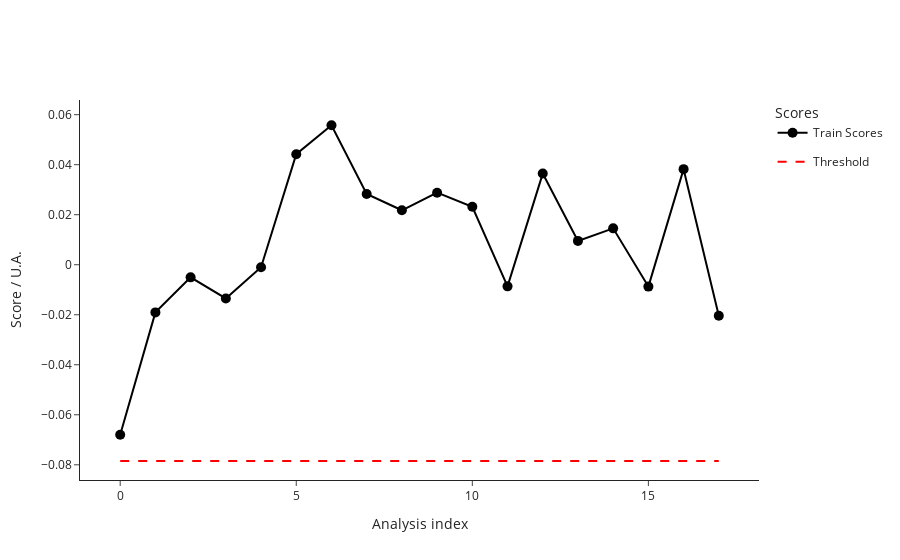

Notebook cell for this chart:
### Code cell
from src.StreamPort.machine_learning.methods import MachineLearningMethodIsolationForestSklearn

iforest = MachineLearningMethodIsolationForestSklearn()

ml_ana = iforest.run(ml_ana)

ml_ana.train()
fig_train_scores = ml_ana.plot_scores()
fig_train_scores.show()

### Figure 1 — Plotly figure (JSON) as saved in the notebook; plotly's stock layout.template omitted (floating-point values rounded to 4 significant figures)
{"data": [{"hovertemplate": ["<b>index: </b>19<br><b>name: </b>210812_Pac--006<br><b>path: </b>C:/Users/Sandeep/Desktop/ExtractedSignals\\210812_Pac 2021-08-12 10-30-07\\210812_Pac--006.D<br><b>batch: </b>210812_Pac 2021-08-12 10-30-07<br><b>batch_position: </b>6<br><b>idle_time: </b>39.0<br><b>sample: </b>Blank<br><b>method: </b>SAA_411_Pac.M<br><b>timestamp: </b>2021-08-12 10:55:02<br><b>detector: </b>G1315C<br><b>pump: </b>G7110B<br><b>start_time: </b>2021-08-12 10:55:36<br><b>end_time: </b>2021-08-12 10:59:36<br><b>runtime: </b>239.7000000000036", "<b>index: </b>20<br><b>name: </b>210812_Pac--007<br><b>path: </b>C:/Users/Sandeep/Desktop/ExtractedSignals\\210812_Pac 2021-08-12 10-30-07\\210812_Pac--007.D<br><b>batch: </b>210812_Pac 2021-08-12 10-30-07<br><b>batch_position: </b>7<br><b>idle_time: </b>39.0<br><b>sample: </b>0.025 mg/ml<br><b>method: </b>SAA_411_Pac.M<br><b>timestamp: </b>2021-08-12 10:59:41<br><b>detector: </b>G1315C<br><b>pump: </b>G7110B<br><b>start_time: </b>2021-08-12 11:00:15<br><b>end_time: </b>2021-08-12 11:04:15<br><b>runtime: </b>239.7000000000036", "<b>index: </b>21<br><b>name: </b>210812_Pac--008<br><b>path: </b>C:/Users/Sandeep/Desktop/ExtractedSignals\\210812_Pac 2021-08-12 10-30-07\\210812_Pac--008.D<br><b>batch: </b>210812_Pac 2021-08-12 10-30-07<br><b>batch_position: </b>8<br><b>idle_time: </b>39.0<br><b>sample: </b>Blank<br><b>method: </b>SAA_411_Pac.M<br><b>timestamp: </b>2021-08-12 11:04:20<br><b>detector: </b>G1315C<br><b>pump: </b>G7110B<br><b>start_time: </b>2021-08-12 11:04:54<br><b>end_time: </b>2021-08-12 11:08:54<br><b>runtime: </b>239.7000000000036", "<b>index: </b>22<br><b>name: </b>210812_Pac--009<br><b>path: </b>C:/Users/Sandeep/Desktop/ExtractedSignals\\210812_Pac 2021-08-12 10-30-07\\210812_Pac--009.D<br><b>batch: </b>210812_Pac 2021-08-12 10-30-07<br><b>batch_position: </b>9<br><b>idle_time: </b>38.0<br><b>sample: </b>210806/036 :10<br><b>method: </b>SAA_411_Pac.M<br><b>timestamp: </b>2021-08-12 11:08:59<br><b>detector: </b>G1315C<br><b>pump: </b>G7110B<br><b>start_time: </b>2021-08-12 11:09:32<br><b>end_time: </b>2021-08-12 11:13:32<br><b>runtime: </b>239.7000000000036", "<b>index: </b>23<br><b>name: </b>210812_Pac--010<br><b>path: </b>C:/Users/Sandeep/Desktop/ExtractedSignals\\210812_Pac 2021-08-12 10-30-07\\210812_Pac--010.D<br><b>batch: </b>210812_Pac 2021-08-12 10-30-07<br><b>batch_position: </b>10<br><b>idle_time: </b>39.0<br><b>sample: </b>210806/036 :10<br><b>method: </b>SAA_411_Pac.M<br><b>timestamp: </b>2021-08-12 11:13:37<br><b>detector: </b>G7110B<br><b>pump: </b>G7110B<br><b>start_time: </b>2021-08-12 11:14:11<br><b>end_time: </b>2021-08-12 11:18:11<br><b>runtime: </b>239.7000000000036", "<b>index: </b>24<br><b>name: </b>210812_Pac--011<br><b>path: </b>C:/Users/Sandeep/Desktop/ExtractedSignals\\210812_Pac 2021-08-12 10-30-07\\210812_Pac--011.D<br><b>batch: </b>210812_Pac 2021-08-12 10-30-07<br><b>batch_position: </b>11<br><b>idle_time: </b>39.0<br><b>sample: </b>210806/036 :10<br><b>method: </b>SAA_411_Pac.M<br><b>timestamp: </b>2021-08-12 11:18:16<br><b>detector: </b>G7110B<br><b>pump: </b>G7110B<br><b>start_time: </b>2021-08-12 11:18:50<br><b>end_time: </b>2021-08-12 11:22:50<br><b>runtime: </b>239.7000000000036", "<b>index: </b>25<br><b>name: </b>210812_Pac--012<br><b>path: </b>C:/Users/Sandeep/Desktop/ExtractedSignals\\210812_Pac 2021-08-12 10-30-07\\210812_Pac--012.D<br><b>batch: </b>210812_Pac 2021-08-12 10-30-07<br><b>batch_position: </b>12<br><b>idle_time: </b>39.0<br><b>sample: </b>Blank<br><b>method: </b>SAA_411_Pac.M<br><b>timestamp: </b>2021-08-12 11:22:55<br><b>detector: </b>G1315C<br><b>pump: </b>G7110B<br><b>start_time: </b>2021-08-12 11:23:29<br><b>end_time: </b>2021-08-12 11:27:29<br><b>runtime: </b>239.7000000000036", "<b>index: </b>26<br><b>name: </b>210812_Pac--013<br><b>path: </b>C:/Users/Sandeep/Desktop/ExtractedSignals\\210812_Pac 2021-08-12 10-30-07\\210812_Pac--013.D<br><b>batch: </b>210812_Pac 2021-08-12 10-30-07<br><b>batch_position: </b>13<br><b>idle_time: </b>39.0<br><b>sample: </b>0.025 mg/ml<br><b>method: </b>SAA_411_Pac.M<br><b>timestamp: </b>2021-08-12 11:27:34<br><b>detector: </b>G1315C<br><b>pump: </b>G7110B<br><b>start_time: </b>2021-08-12 11:28:08<br><b>end_time: </b>2021-08-12 11:32:08<br><b>runtime: </b>239.7000000000036", "<b>index: </b>27<br><b>name: </b>210812_Pac--014<br><b>path: </b>C:/Users/Sandeep/Desktop/ExtractedSignals\\210812_Pac 2021-08-12 10-30-07\\210812_Pac--014.D<br><b>batch: </b>210812_Pac 2021-08-12 10-30-07<br><b>batch_position: </b>14<br><b>idle_time: </b>38.0<br><b>sample: </b>Blank<br><b>method: </b>SAA_411_Pac.M<br><b>timestamp: </b>2021-08-12 11:32:13<br><b>detector: </b>G7110B<br><b>pump: </b>G7110B<br><b>start_time: </b>2021-08-12 11:32:46<br><b>end_time: </b>2021-08-12 11:36:47<br><b>runtime: </b>239.7000000000036", "<b>index: </b>52<br><b>name: </b>210813_Pac--006<br><b>path: </b>C:/Users/Sandeep/Desktop/ExtractedSignals\\210813_Pac 2021-08-13 10-37-27\\210813_Pac--006.D<br><b>batch: </b>210813_Pac 2021-08-13 10-37-27<br><b>batch_position: </b>6<br><b>idle_time: </b>38.0<br><b>sample: </b>Blank<br><b>method: </b>SAA_411_Pac.M<br><b>timestamp: </b>2021-08-13 11:02:31<br><b>detector: </b>G1315C<br><b>pump: </b>G7110B<br><b>start_time: </b>2021-08-13 11:03:05<br><b>end_time: </b>2021-08-13 11:07:06<br><b>runtime: </b>239.7000000000036", "<b>index: </b>53<br><b>name: </b>210813_Pac--007<br><b>path: </b>C:/Users/Sandeep/Desktop/ExtractedSignals\\210813_Pac 2021-08-13 10-37-27\\210813_Pac--007.D<br><b>batch: </b>210813_Pac 2021-08-13 10-37-27<br><b>batch_position: </b>7<br><b>idle_time: </b>38.0<br><b>sample: </b>0.025 mg/ml<br><b>method: </b>SAA_411_Pac.M<br><b>timestamp: </b>2021-08-13 11:07:10<br><b>detector: </b>G1315C<br><b>pump: </b>G7116B<br><b>start_time: </b>2021-08-13 11:07:44<br><b>end_time: </b>2021-08-13 11:11:45<br><b>runtime: </b>239.7000000000036", "<b>index: </b>54<br><b>name: </b>210813_Pac--008<br><b>path: </b>C:/Users/Sandeep/Desktop/ExtractedSignals\\210813_Pac 2021-08-13 10-37-27\\210813_Pac--008.D<br><b>batch: </b>210813_Pac 2021-08-13 10-37-27<br><b>batch_position: </b>8<br><b>idle_time: </b>38.0<br><b>sample: </b>Blank<br><b>method: </b>SAA_411_Pac.M<br><b>timestamp: </b>2021-08-13 11:11:49<br><b>detector: </b>G1315C<br><b>pump: </b>G7110B<br><b>start_time: </b>2021-08-13 11:12:23<br><b>end_time: </b>2021-08-13 11:16:23<br><b>runtime: </b>239.7000000000036", "<b>index: </b>55<br><b>name: </b>210813_Pac--009<br><b>path: </b>C:/Users/Sandeep/Desktop/ExtractedSignals\\210813_Pac 2021-08-13 10-37-27\\210813_Pac--009.D<br><b>batch: </b>210813_Pac 2021-08-13 10-37-27<br><b>batch_position: </b>9<br><b>idle_time: </b>39.0<br><b>sample: </b>210812/004 :20<br><b>method: </b>SAA_411_Pac.M<br><b>timestamp: </b>2021-08-13 11:16:28<br><b>detector: </b>G1315C<br><b>pump: </b>G7110B<br><b>start_time: </b>2021-08-13 11:17:02<br><b>end_time: </b>2021-08-13 11:21:03<br><b>runtime: </b>239.7000000000036", "<b>index: </b>56<br><b>name: </b>210813_Pac--010<br><b>path: </b>C:/Users/Sandeep/Desktop/ExtractedSignals\\210813_Pac 2021-08-13 10-37-27\\210813_Pac--010.D<br><b>batch: </b>210813_Pac 2021-08-13 10-37-27<br><b>batch_position: </b>10<br><b>idle_time: </b>38.0<br><b>sample: </b>210812/004 :20<br><b>method: </b>SAA_411_Pac.M<br><b>timestamp: </b>2021-08-13 11:21:08<br><b>detector: </b>G1315C<br><b>pump: </b>G7110B<br><b>start_time: </b>2021-08-13 11:21:41<br><b>end_time: </b>2021-08-13 11:25:42<br><b>runtime: </b>239.7000000000036", "<b>index: </b>57<br><b>name: </b>210813_Pac--011<br><b>path: </b>C:/Users/Sandeep/Desktop/ExtractedSignals\\210813_Pac 2021-08-13 10-37-27\\210813_Pac--011.D<br><b>batch: </b>210813_Pac 2021-08-13 10-37-27<br><b>batch_position: </b>11<br><b>idle_time: </b>39.0<br><b>sample: </b>210812/004 :20<br><b>method: </b>SAA_411_Pac.M<br><b>timestamp: </b>2021-08-13 11:25:46<br><b>detector: </b>G1315C<br><b>pump: </b>G7110B<br><b>start_time: </b>2021-08-13 11:26:21<br><b>end_time: </b>2021-08-13 11:30:21<br><b>runtime: </b>239.7000000000036", "<b>index: </b>58<br><b>name: </b>210813_Pac--012<br><b>path: </b>C:/Users/Sandeep/Desktop/ExtractedSignals\\210813_Pac 2021-08-13 10-37-27\\210813_Pac--012.D<br><b>batch: </b>210813_Pac 2021-08-13 10-37-27<br><b>batch_position: </b>12<br><b>idle_time: </b>38.0<br><b>sample: </b>Blank<br><b>method: </b>SAA_411_Pac.M<br><b>timestamp: </b>2021-08-13 11:30:26<br><b>detector: </b>G1315C<br><b>pump: </b>G7110B<br><b>start_time: </b>2021-08-13 11:30:59<br><b>end_time: </b>2021-08-13 11:34:59<br><b>runtime: </b>239.7000000000036", "<b>index: </b>59<br><b>name: </b>210813_Pac--013<br><b>path: </b>C:/Users/Sandeep/Desktop/ExtractedSignals\\210813_Pac 2021-08-13 10-37-27\\210813_Pac--013.D<br><b>batch: </b>210813_Pac 2021-08-13 10-37-27<br><b>batch_position: </b>13<br><b>idle_time: </b>39.0<br><b>sample: </b>0.025 mg/ml<br><b>method: </b>SAA_411_Pac.M<br><b>timestamp: </b>2021-08-13 11:35:04<br><b>detector: </b>G1315C<br><b>pump: </b>G7110B<br><b>start_time: </b>2021-08-13 11:35:38<br><b>end_time: </b>2021-08-13 11:39:38<br><b>runtime: </b>239.7000000000036", "<b>index: </b>60<br><b>name: </b>210813_Pac--014<br><b>path: </b>C:/Users/Sandeep/Desktop/ExtractedSignals\\210813_Pac 2021-08-13 10-37-27\\210813_Pac--014.D<br><b>batch: </b>210813_Pac 2021-08-13 10-37-27<br><b>batch_position: </b>14<br><b>idle_time: </b>38.0<br><b>sample: </b>Blank<br><b>method: </b>SAA_411_Pac.M<br><b>timestamp: </b>2021-08-13 11:39:43<br><b>detector: </b>G1315C<br><b>pump: </b>G7110B<br><b>start_time: </b>2021-08-13 11:40:16<br><b>end_time: </b>2021-08-13 11:44:17<br><b>runtime: </b>239.7000000000036"], "legendgroup": "Train", "line": {"color": "black"}, "marker": {"color": "black", "size": 10}, "mode": "lines+markers", "name": "Train Scores", "text": ["<b>index: </b>19<br><b>name: </b>210812_Pac--006<br><b>path: </b>C:/Users/Sandeep/Desktop/ExtractedSignals\\210812_Pac 2021-08-12 10-30-07\\210812_Pac--006.D<br><b>batch: </b>210812_Pac 2021-08-12 10-30-07<br><b>batch_position: </b>6<br><b>idle_time: </b>39.0<br><b>sample: </b>Blank<br><b>method: </b>SAA_411_Pac.M<br><b>timestamp: </b>2021-08-12 10:55:02<br><b>detector: </b>G1315C<br><b>pump: </b>G7110B<br><b>start_time: </b>2021-08-12 10:55:36<br><b>end_time: </b>2021-08-12 10:59:36<br><b>runtime: </b>239.7000000000036", "<b>index: </b>20<br><b>name: </b>210812_Pac--007<br><b>path: </b>C:/Users/Sandeep/Desktop/ExtractedSignals\\210812_Pac 2021-08-12 10-30-07\\210812_Pac--007.D<br><b>batch: </b>210812_Pac 2021-08-12 10-30-07<br><b>batch_position: </b>7<br><b>idle_time: </b>39.0<br><b>sample: </b>0.025 mg/ml<br><b>method: </b>SAA_411_Pac.M<br><b>timestamp: </b>2021-08-12 10:59:41<br><b>detector: </b>G1315C<br><b>pump: </b>G7110B<br><b>start_time: </b>2021-08-12 11:00:15<br><b>end_time: </b>2021-08-12 11:04:15<br><b>runtime: </b>239.7000000000036", "<b>index: </b>21<br><b>name: </b>210812_Pac--008<br><b>path: </b>C:/Users/Sandeep/Desktop/ExtractedSignals\\210812_Pac 2021-08-12 10-30-07\\210812_Pac--008.D<br><b>batch: </b>210812_Pac 2021-08-12 10-30-07<br><b>batch_position: </b>8<br><b>idle_time: </b>39.0<br><b>sample: </b>Blank<br><b>method: </b>SAA_411_Pac.M<br><b>timestamp: </b>2021-08-12 11:04:20<br><b>detector: </b>G1315C<br><b>pump: </b>G7110B<br><b>start_time: </b>2021-08-12 11:04:54<br><b>end_time: </b>2021-08-12 11:08:54<br><b>runtime: </b>239.7000000000036", "<b>index: </b>22<br><b>name: </b>210812_Pac--009<br><b>path: </b>C:/Users/Sandeep/Desktop/ExtractedSignals\\210812_Pac 2021-08-12 10-30-07\\210812_Pac--009.D<br><b>batch: </b>210812_Pac 2021-08-12 10-30-07<br><b>batch_position: </b>9<br><b>idle_time: </b>38.0<br><b>sample: </b>210806/036 :10<br><b>method: </b>SAA_411_Pac.M<br><b>timestamp: </b>2021-08-12 11:08:59<br><b>detector: </b>G1315C<br><b>pump: </b>G7110B<br><b>start_time: </b>2021-08-12 11:09:32<br><b>end_time: </b>2021-08-12 11:13:32<br><b>runtime: </b>239.7000000000036", "<b>index: </b>23<br><b>name: </b>210812_Pac--010<br><b>path: </b>C:/Users/Sandeep/Desktop/ExtractedSignals\\210812_Pac 2021-08-12 10-30-07\\210812_Pac--010.D<br><b>batch: </b>210812_Pac 2021-08-12 10-30-07<br><b>batch_position: </b>10<br><b>idle_time: </b>39.0<br><b>sample: </b>210806/036 :10<br><b>method: </b>SAA_411_Pac.M<br><b>timestamp: </b>2021-08-12 11:13:37<br><b>detector: </b>G7110B<br><b>pump: </b>G7110B<br><b>start_time: </b>2021-08-12 11:14:11<br><b>end_time: </b>2021-08-12 11:18:11<br><b>runtime: </b>239.7000000000036", "<b>index: </b>24<br><b>name: </b>210812_Pac--011<br><b>path: </b>C:/Users/Sandeep/Desktop/ExtractedSignals\\210812_Pac 2021-08-12 10-30-07\\210812_Pac--011.D<br><b>batch: </b>210812_Pac 2021-08-12 10-30-07<br><b>batch_position: </b>11<br><b>idle_time: </b>39.0<br><b>sample: </b>210806/036 :10<br><b>method: </b>SAA_411_Pac.M<br><b>timestamp: </b>2021-08-12 11:18:16<br><b>detector: </b>G7110B<br><b>pump: </b>G7110B<br><b>start_time: </b>2021-08-12 11:18:50<br><b>end_time: </b>2021-08-12 11:22:50<br><b>runtime: </b>239.7000000000036", "<b>index: </b>25<br><b>name: </b>210812_Pac--012<br><b>path: </b>C:/Users/Sandeep/Desktop/ExtractedSignals\\210812_Pac 2021-08-12 10-30-07\\210812_Pac--012.D<br><b>batch: </b>210812_Pac 2021-08-12 10-30-07<br><b>batch_position: </b>12<br><b>idle_time: </b>39.0<br><b>sample: </b>Blank<br><b>method: </b>SAA_411_Pac.M<br><b>timestamp: </b>2021-08-12 11:22:55<br><b>detector: </b>G1315C<br><b>pump: </b>G7110B<br><b>start_time: </b>2021-08-12 11:23:29<br><b>end_time: </b>2021-08-12 11:27:29<br><b>runtime: </b>239.7000000000036", "<b>index: </b>26<br><b>name: </b>210812_Pac--013<br><b>path: </b>C:/Users/Sandeep/Desktop/ExtractedSignals\\210812_Pac 2021-08-12 10-30-07\\210812_Pac--013.D<br><b>batch: </b>210812_Pac 2021-08-12 10-30-07<br><b>batch_position: </b>13<br><b>idle_time: </b>39.0<br><b>sample: </b>0.025 mg/ml<br><b>method: </b>SAA_411_Pac.M<br><b>timestamp: </b>2021-08-12 11:27:34<br><b>detector: </b>G1315C<br><b>pump: </b>G7110B<br><b>start_time: </b>2021-08-12 11:28:08<br><b>end_time: </b>2021-08-12 11:32:08<br><b>runtime: </b>239.7000000000036", "<b>index: </b>27<br><b>name: </b>210812_Pac--014<br><b>path: </b>C:/Users/Sandeep/Desktop/ExtractedSignals\\210812_Pac 2021-08-12 10-30-07\\210812_Pac--014.D<br><b>batch: </b>210812_Pac 2021-08-12 10-30-07<br><b>batch_position: </b>14<br><b>idle_time: </b>38.0<br><b>sample: </b>Blank<br><b>method: </b>SAA_411_Pac.M<br><b>timestamp: </b>2021-08-12 11:32:13<br><b>detector: </b>G7110B<br><b>pump: </b>G7110B<br><b>start_time: </b>2021-08-12 11:32:46<br><b>end_time: </b>2021-08-12 11:36:47<br><b>runtime: </b>239.7000000000036", "<b>index: </b>52<br><b>name: </b>210813_Pac--006<br><b>path: </b>C:/Users/Sandeep/Desktop/ExtractedSignals\\210813_Pac 2021-08-13 10-37-27\\210813_Pac--006.D<br><b>batch: </b>210813_Pac 2021-08-13 10-37-27<br><b>batch_position: </b>6<br><b>idle_time: </b>38.0<br><b>sample: </b>Blank<br><b>method: </b>SAA_411_Pac.M<br><b>timestamp: </b>2021-08-13 11:02:31<br><b>detector: </b>G1315C<br><b>pump: </b>G7110B<br><b>start_time: </b>2021-08-13 11:03:05<br><b>end_time: </b>2021-08-13 11:07:06<br><b>runtime: </b>239.7000000000036", "<b>index: </b>53<br><b>name: </b>210813_Pac--007<br><b>path: </b>C:/Users/Sandeep/Desktop/ExtractedSignals\\210813_Pac 2021-08-13 10-37-27\\210813_Pac--007.D<br><b>batch: </b>210813_Pac 2021-08-13 10-37-27<br><b>batch_position: </b>7<br><b>idle_time: </b>38.0<br><b>sample: </b>0.025 mg/ml<br><b>method: </b>SAA_411_Pac.M<br><b>timestamp: </b>2021-08-13 11:07:10<br><b>detector: </b>G1315C<br><b>pump: </b>G7116B<br><b>start_time: </b>2021-08-13 11:07:44<br><b>end_time: </b>2021-08-13 11:11:45<br><b>runtime: </b>239.7000000000036", "<b>index: </b>54<br><b>name: </b>210813_Pac--008<br><b>path: </b>C:/Users/Sandeep/Desktop/ExtractedSignals\\210813_Pac 2021-08-13 10-37-27\\210813_Pac--008.D<br><b>batch: </b>210813_Pac 2021-08-13 10-37-27<br><b>batch_position: </b>8<br><b>idle_time: </b>38.0<br><b>sample: </b>Blank<br><b>method: </b>SAA_411_Pac.M<br><b>timestamp: </b>2021-08-13 11:11:49<br><b>detector: </b>G1315C<br><b>pump: </b>G7110B<br><b>start_time: </b>2021-08-13 11:12:23<br><b>end_time: </b>2021-08-13 11:16:23<br><b>runtime: </b>239.7000000000036", "<b>index: </b>55<br><b>name: </b>210813_Pac--009<br><b>path: </b>C:/Users/Sandeep/Desktop/ExtractedSignals\\210813_Pac 2021-08-13 10-37-27\\210813_Pac--009.D<br><b>batch: </b>210813_Pac 2021-08-13 10-37-27<br><b>batch_position: </b>9<br><b>idle_time: </b>39.0<br><b>sample: </b>210812/004 :20<br><b>method: </b>SAA_411_Pac.M<br><b>timestamp: </b>2021-08-13 11:16:28<br><b>detector: </b>G1315C<br><b>pump: </b>G7110B<br><b>start_time: </b>2021-08-13 11:17:02<br><b>end_time: </b>2021-08-13 11:21:03<br><b>runtime: </b>239.7000000000036", "<b>index: </b>56<br><b>name: </b>210813_Pac--010<br><b>path: </b>C:/Users/Sandeep/Desktop/ExtractedSignals\\210813_Pac 2021-08-13 10-37-27\\210813_Pac--010.D<br><b>batch: </b>210813_Pac 2021-08-13 10-37-27<br><b>batch_position: </b>10<br><b>idle_time: </b>38.0<br><b>sample: </b>210812/004 :20<br><b>method: </b>SAA_411_Pac.M<br><b>timestamp: </b>2021-08-13 11:21:08<br><b>detector: </b>G1315C<br><b>pump: </b>G7110B<br><b>start_time: </b>2021-08-13 11:21:41<br><b>end_time: </b>2021-08-13 11:25:42<br><b>runtime: </b>239.7000000000036", "<b>index: </b>57<br><b>name: </b>210813_Pac--011<br><b>path: </b>C:/Users/Sandeep/Desktop/ExtractedSignals\\210813_Pac 2021-08-13 10-37-27\\210813_Pac--011.D<br><b>batch: </b>210813_Pac 2021-08-13 10-37-27<br><b>batch_position: </b>11<br><b>idle_time: </b>39.0<br><b>sample: </b>210812/004 :20<br><b>method: </b>SAA_411_Pac.M<br><b>timestamp: </b>2021-08-13 11:25:46<br><b>detector: </b>G1315C<br><b>pump: </b>G7110B<br><b>start_time: </b>2021-08-13 11:26:21<br><b>end_time: </b>2021-08-13 11:30:21<br><b>runtime: </b>239.7000000000036", "<b>index: </b>58<br><b>name: </b>210813_Pac--012<br><b>path: </b>C:/Users/Sandeep/Desktop/ExtractedSignals\\210813_Pac 2021-08-13 10-37-27\\210813_Pac--012.D<br><b>batch: </b>210813_Pac 2021-08-13 10-37-27<br><b>batch_position: </b>12<br><b>idle_time: </b>38.0<br><b>sample: </b>Blank<br><b>method: </b>SAA_411_Pac.M<br><b>timestamp: </b>2021-08-13 11:30:26<br><b>detector: </b>G1315C<br><b>pump: </b>G7110B<br><b>start_time: </b>2021-08-13 11:30:59<br><b>end_time: </b>2021-08-13 11:34:59<br><b>runtime: </b>239.7000000000036", "<b>index: </b>59<br><b>name: </b>210813_Pac--013<br><b>path: </b>C:/Users/Sandeep/Desktop/ExtractedSignals\\210813_Pac 2021-08-13 10-37-27\\210813_Pac--013.D<br><b>batch: </b>210813_Pac 2021-08-13 10-37-27<br><b>batch_position: </b>13<br><b>idle_time: </b>39.0<br><b>sample: </b>0.025 mg/ml<br><b>method: </b>SAA_411_Pac.M<br><b>timestamp: </b>2021-08-13 11:35:04<br><b>detector: </b>G1315C<br><b>pump: </b>G7110B<br><b>start_time: </b>2021-08-13 11:35:38<br><b>end_time: </b>2021-08-13 11:39:38<br><b>runtime: </b>239.7000000000036", "<b>index: </b>60<br><b>name: </b>210813_Pac--014<br><b>path: </b>C:/Users/Sandeep/Desktop/ExtractedSignals\\210813_Pac 2021-08-13 10-37-27\\210813_Pac--014.D<br><b>batch: </b>210813_Pac 2021-08-13 10-37-27<br><b>batch_position: </b>14<br><b>idle_time: </b>38.0<br><b>sample: </b>Blank<br><b>method: </b>SAA_411_Pac.M<br><b>timestamp: </b>2021-08-13 11:39:43<br><b>detector: </b>G1315C<br><b>pump: </b>G7110B<br><b>start_time: </b>2021-08-13 11:40:16<br><b>end_time: </b>2021-08-13 11:44:17<br><b>runtime: </b>239.7000000000036"], "type": "scatter", "x": [0, 1, 2, 3, 4, 5, 6, 7, 8, 9, 10, 11, 12, 13, 14, 15, 16, 17], "y": [-0.06797, -0.01905, -0.005045, -0.01349, -0.001023, 0.04421, 0.05577, 0.02827, 0.02178, 0.02881, 0.02319, -0.008652, 0.03645, 0.009527, 0.01454, -0.008742, 0.03822, -0.02039]}, {"legendgroup": "Threshold", "line": {"color": "red", "dash": "dash"}, "mode": "lines", "name": "Threshold", "type": "scatter", "x": [0, 17], "y": [-0.07848, -0.07848]}], "layout": {"legend": {"title": {"text": "Scores"}}, "xaxis": {"title": {"text": "Analysis index"}}, "yaxis": {"title": {"text": "Score / U.A."}}}}
